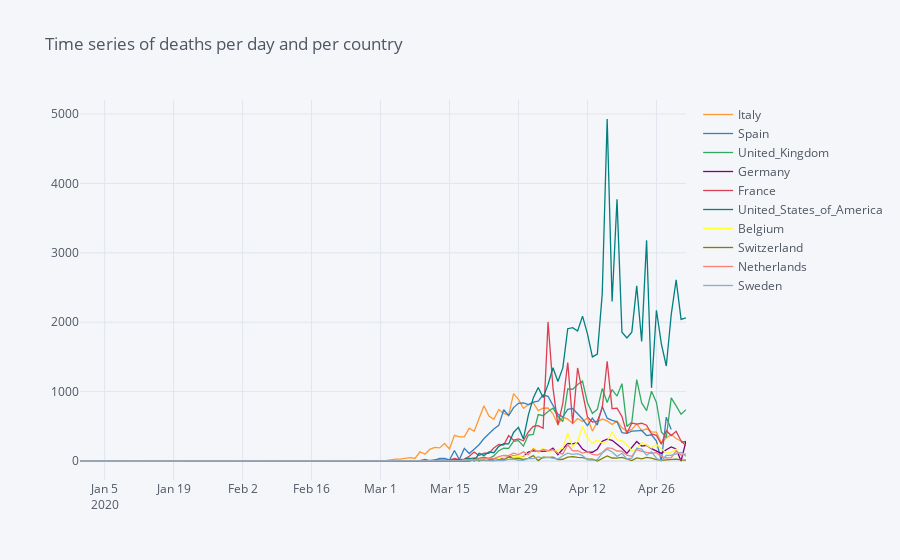

Source (notebook cell):
### Code cell
# time series per day
covid_deaths.iplot(title = 'Time series of deaths per day and per country')
